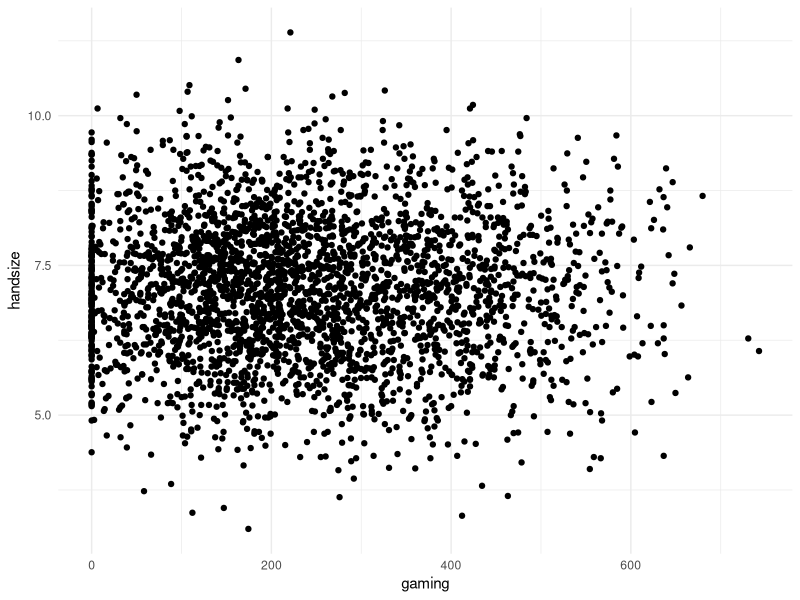
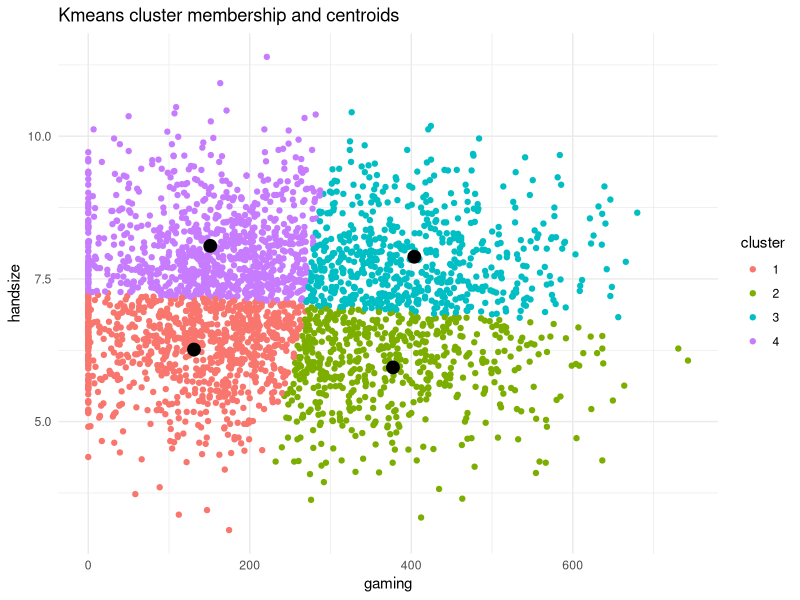
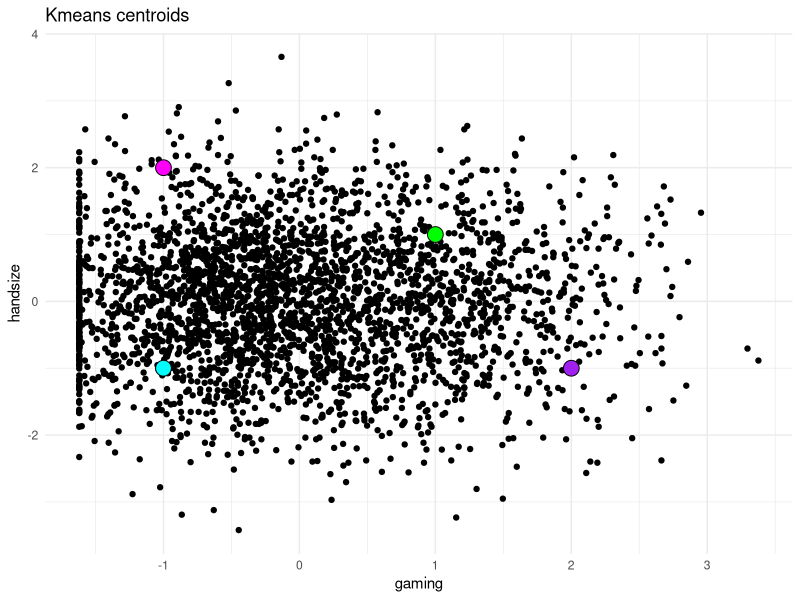
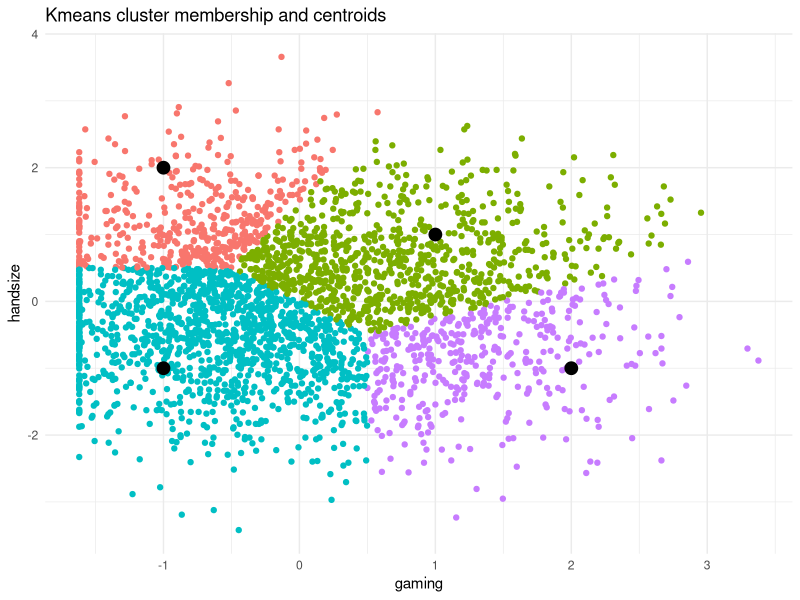
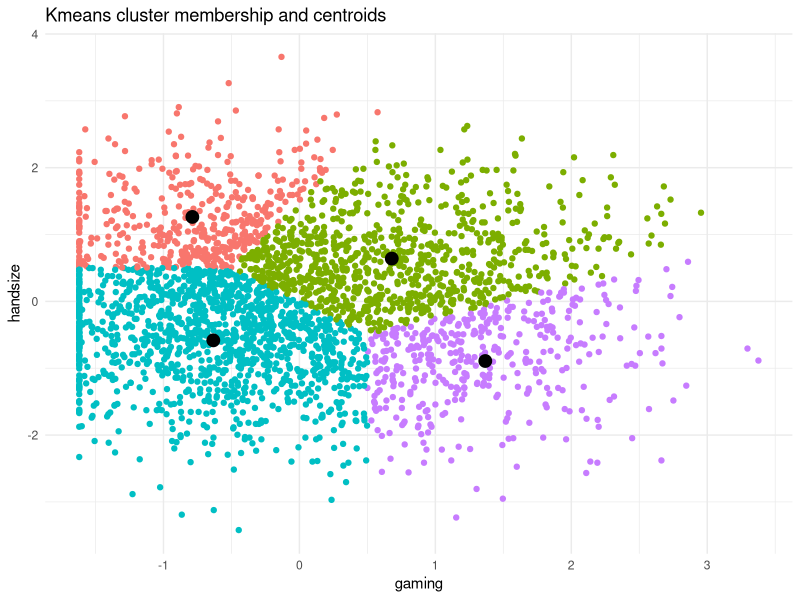
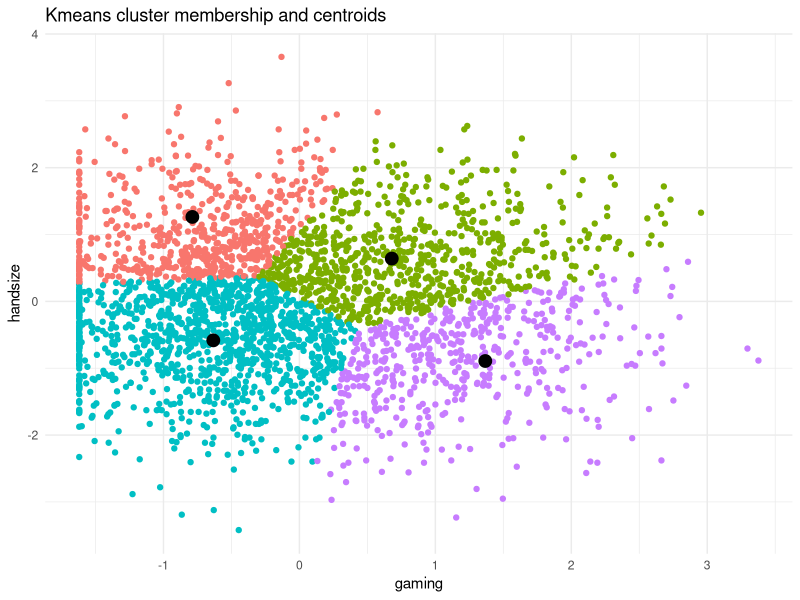
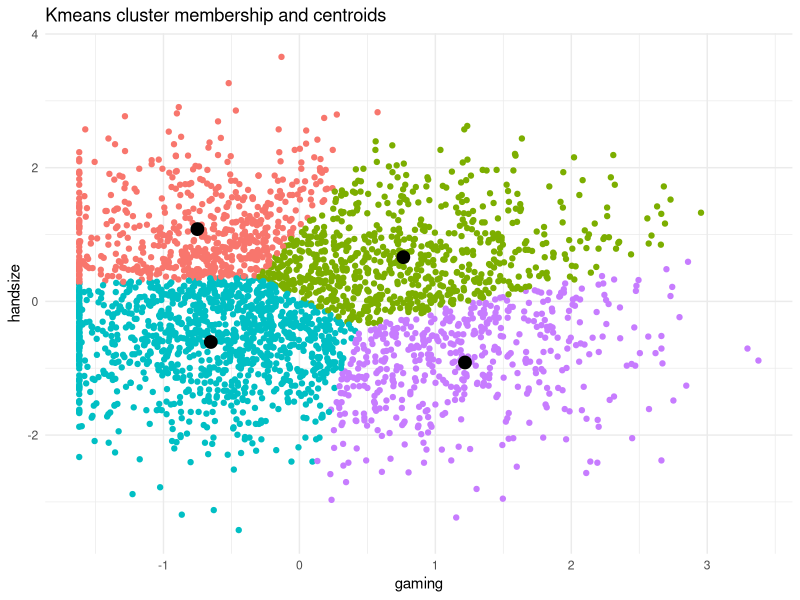
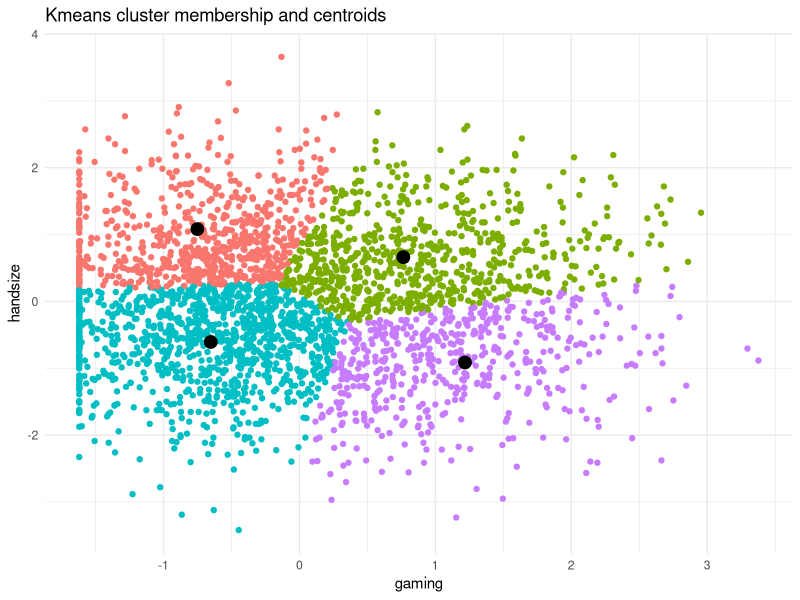

The R script that drew these images, in order:
## ---- chunk 1
library(tidyverse)
cust_dat <- read_csv("./smartphone_customer_data.csv")
sub <- cust_dat %>% select(gaming, handsize)
head(sub)   

ggplot(sub) +
        geom_point(aes(gaming, handsize)) + 
        theme_minimal()
 scl <- sub %>% scale() %>% as_tibble()
    scl
    
    # let's check that the scaling worked
    
    scl %>% summarize_all(mean) %>% round(3) # check means
    scl %>% summarize_all(sd)                # check std devs
     out <- kmeans(scl, centers=4, nstart=10)
      K <- 4
    D <- 10
    
    set.seed(1234)
    out <- kmeans(scl, centers=K, nstart=D)
 str(out)
  # 3 ways to extract a list element -- returns the element
        str(out$cluster)
        str(out[["cluster"]])
        str(out[[1]])
        
        # 2 related ways to subset a list into a one-element list (usually not what you want)
        str(out["cluster"])
        str(out[1])
    
    # We can also see that out$centers is a k-by-J matrix with the coordinates of the
    # clusters' centers
        
        str(out$centers)
        out$centers
#grab the cluster membership as a variable and add it to our 
    # dataset as a factor/categorical variable
    sub <- sub %>% mutate(cluster = factor(out$cluster))
     sub %>% count(cluster)
    out$size
     # Then, store the clusters' center locations in their own tibble/dataframe
    centers <- as_tibble(out$centers) 
    centers
      # calculate mean and sd
        SD   <- sub %>% select(gaming, handsize) %>% summarize_all(sd)
        MEAN <- sub %>% select(gaming, handsize) %>% summarize_all(mean)
        
        SD
        MEAN
         # repeat/format the values so we can do math with centers (this is needed for line 129 below)
        SD   <- SD   %>% unlist() %>% rep(K) %>% matrix(nrow=K, ncol=2, byrow=T)
        MEAN <- MEAN %>% unlist() %>% rep(K) %>% matrix(nrow=K, ncol=2, byrow=T)
        
        SD
        MEAN
        
        # unscale the centers (convert back into original units)
        centers <- centers*SD + MEAN
        round(centers, 1)
        #plot the points (colored by cluster membership) and the cluster centers
    ggplot() + 
        geom_point(data=sub,     aes(x=gaming, y=handsize, color=cluster)) + 
        geom_point(data=centers, aes(x=gaming, y=handsize), size=4) + 
        ggtitle("Kmeans cluster membership and centroids") + 
        theme_minimal()
    

    # Run this function to show initial cluster points, in scaled space
    
        fun1 <- function() { 
            # specify a starting point for the cluster centroids
            c1 <<- c(gaming=-1, handsize= 2)
            c2 <<- c(gaming= 1, handsize= 1)
            c3 <<- c(gaming=-1, handsize=-1)
            c4 <<- c(gaming= 2, handsize=-1)
            
            # convert to a data.frame
            cent_dat <<- data.frame(rbind(c1, c2, c3, c4))
            
            # pick colors
            col4 <- c("magenta", "green", "cyan", "purple")
            
            # plot
            p <- ggplot() +
                geom_point(data=scl, aes(gaming, handsize)) +
                geom_point(data=cent_dat, aes(gaming, handsize), 
                           shape=21, fill=col4, color="black", size=5) + 
                ggtitle("Kmeans centroids") + 
                theme_minimal()
            
            print(p)
            return(invisible())
        }
        
        fun1()
    
    # Run this function to show assignment of points
    
        fun2 <- function() {
            # get assignment criteria (euclidean distance to centroids)
            c1ssq <- apply(scl, 1, function(x) sqrt(sum((x-c1)^2)))
            c2ssq <- apply(scl, 1, function(x) sqrt(sum((x-c2)^2)))
            c3ssq <- apply(scl, 1, function(x) sqrt(sum((x-c3)^2)))
            c4ssq <- apply(scl, 1, function(x) sqrt(sum((x-c4)^2)))
            
            # pick closest centroid as cluster to which each point is assigned
            clust <<- factor(apply(cbind(c1ssq, c2ssq, c3ssq, c4ssq), 1, which.min))
            
            # plot
            p <- ggplot() +
                geom_point(data=scl, aes(gaming, handsize, color=clust)) +
                geom_point(data=cent_dat, aes(gaming, handsize), size=4) + 
                ggtitle("Kmeans cluster membership and centroids") + 
                theme_minimal() + 
                theme(legend.position = "none")
                
            
            print(p)
            return(invisible())
        }
    
        fun2()
        
    # run these functions a few times to show convergence
    
        fun3 <- function() {
            # Update cluster centers
            c1 <<- apply(scl[clust==1, ], 2, mean)
            c2 <<- apply(scl[clust==2, ], 2, mean)
            c3 <<- apply(scl[clust==3, ], 2, mean)
            c4 <<- apply(scl[clust==4, ], 2, mean)
            
            cent_dat <<- data.frame(rbind(c1, c2, c3, c4))
            
            # plot
            p <- ggplot() +
                geom_point(data=scl, aes(gaming, handsize, color=clust)) +
                geom_point(data=cent_dat, aes(gaming, handsize), size=4) + 
                ggtitle("Kmeans cluster membership and centroids") + 
                theme_minimal() + 
                theme(legend.position = "none")
            
            print(p)
            return(invisible())
        }
        
        fun4 <- function() {
            # get assignment criteria (euclidean distance to centroids)
            c1ssq <- apply(scl, 1, function(x) sqrt(sum((x-c1)^2)))
            c2ssq <- apply(scl, 1, function(x) sqrt(sum((x-c2)^2)))
            c3ssq <- apply(scl, 1, function(x) sqrt(sum((x-c3)^2)))
            c4ssq <- apply(scl, 1, function(x) sqrt(sum((x-c4)^2)))
            
            clust <<- factor(apply(cbind(c1ssq, c2ssq, c3ssq, c4ssq), 1, which.min))
        
            # plot
            p <- ggplot() +
                geom_point(data=scl, aes(gaming, handsize, color=clust)) +
                geom_point(data=cent_dat, aes(gaming, handsize), size=4) + 
                ggtitle("Kmeans cluster membership and centroids") + 
                theme_minimal() + 
                theme(legend.position = "none")
            
            print(p)
            return(invisible())
        }
        
        fun3()
        fun4()
        
        fun3()
        fun4()
        
        fun3()
        fun4()
        
        fun3()
        fun4()
        
        fun3()
        fun4()
        
        fun3()
        fun4()
        
        fun3()
        fun4()
        
        fun3()
        fun4()
# You can keep doing it and see the points moving 
        
        
    # clean up
    rm(cent_dat, centers, c1, c2, c3, c4, clust)
    
    
# add labels back to data
    
    cust_dat <- cust_dat %>% mutate(cluster = factor(out$cluster))
    head(cust_dat)

# Also can do other market research
# Profile the segments by demographics.  Specifically:
# summarize the segments by age, gender, height, and time spent chatting
    
    # For numeric variables, we can simply take means. 
    # For categorical variables, we calculate a proportion by taking the mean over the number of 
    # times something is "true"
    
    cdat <- cust_dat %>% 
                group_by(cluster) %>% 
                summarize(mean_age    = mean(age), 
                          prop_female = mean(gender=="female"), 
                          mean_height = mean(height),
                          mean_chat   = mean(chat))
    
    # view results
    cdat
    
    # We see that cluster two of the clusters chat substantially more than the other two clusters
    # And we see that two of the clusters have a lower percentage of females than the other two clusters
    
    # We can plot some of these relationships
    
    ggplot(cdat) + 
        geom_col(aes(y=mean_chat, x=cluster, fill=cluster)) + 
        ggtitle("Time spent in chat apps by segment") + 
        theme_minimal()
    
    
    
# Similar to privious project lets fiture out what is the best K number by using elbow plot.
    
    # we might want more information on which to base our choice of k
    # One thing we might do is try many different values of k, and evaluate
    # the performance of the algorithm for each k.  Here, our performance
    # criteria will be the within-group sum of squares (WSS) from the model.
    # As k increases, the WSS will decrease. The question is:
    # how fast does it decrease?
    
    # let's try k=1, k=2, ..., k=10
    
    # we'll create a vector named 'res' to store our results
    res <- vector(length=10)
    
    # we loop over k=1 through k=10
    for(i in 1:10) {
        # run k means
        out <- kmeans(scl, centers=i)
        
        # grab the WSS value, store it in the i'th position of res
        res[i] <- out$tot.withinss
    }
    
    # let's plot the WSS for each value of k
    ggplot(data.frame(x=1:10, y=res), aes(x,y)) + 
        geom_line(color="grey") + 
        geom_point(size=3) + 
        xlab("Number of Clusters (K)") + 
        ylab("Within-Group Sum of Squares (WSS)") + 
        theme_minimal()
  
        
